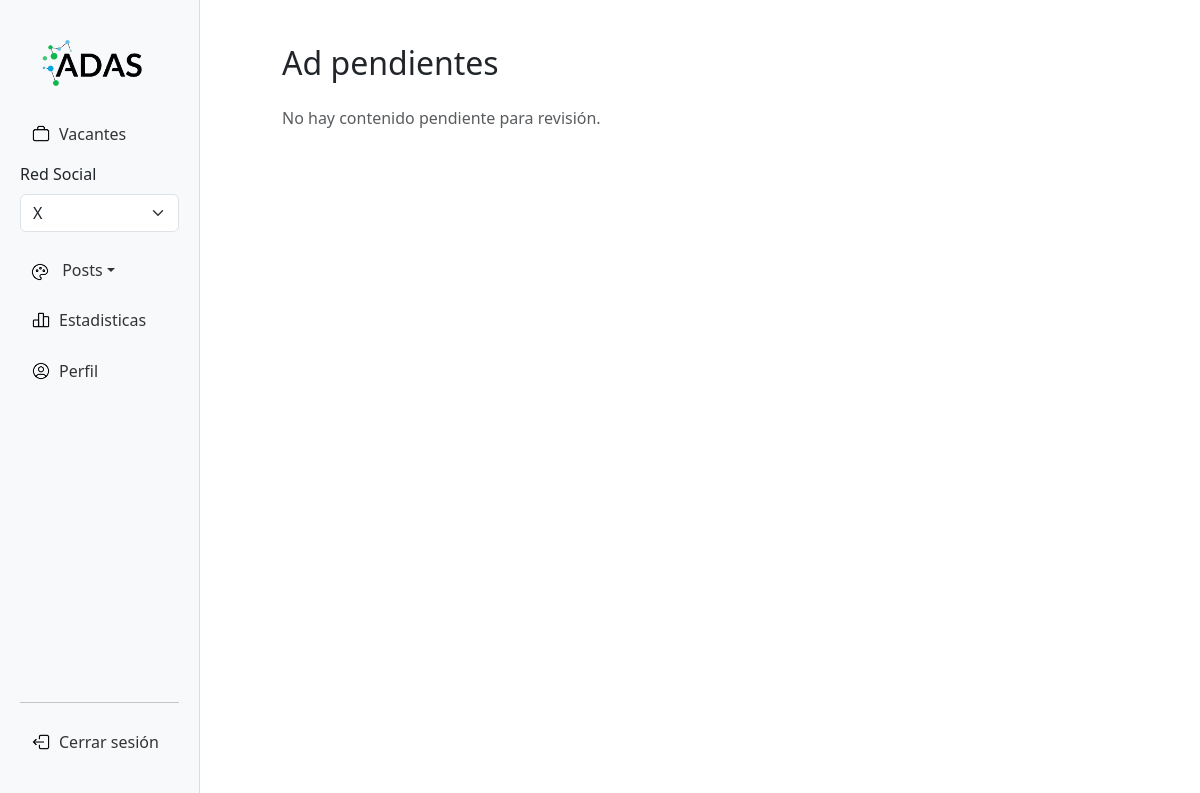
Before: /administrador/revisar/ad/pendientes/ (signed in) with the older database file.
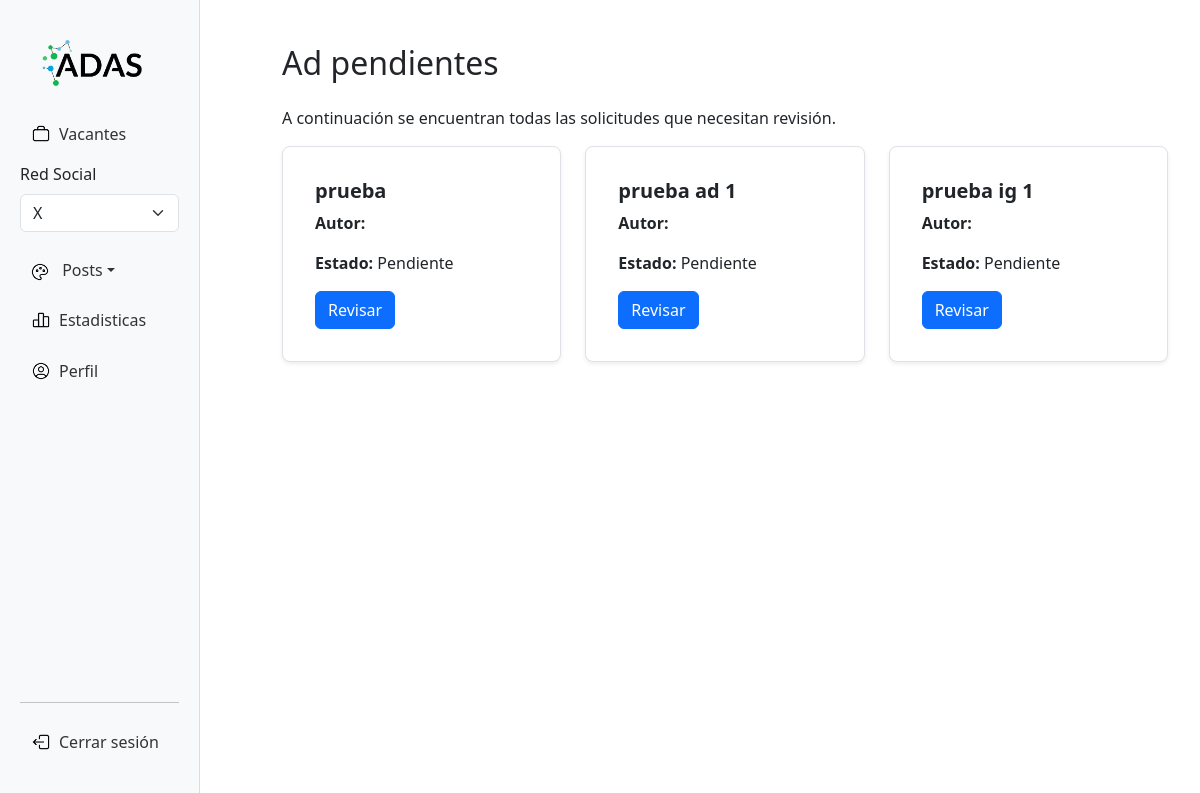
After: the same page with the newer database file.
### administrador/models.py (models this page shows, shortened)
class Ad(models.Model):
    ad_id= models.CharField(blank=True, max_length=100)
    adset_id = models.ForeignKey(AdSet, on_delete=models.CASCADE) # FK
    creative_id = models.ForeignKey(Creative, on_delete=models.CASCADE) # FK
    ESTADOS = [
        ('PENDIENTE', 'Pendiente'),
        ('APROBADO', 'Aprobado'),
        ('RECHAZADO', 'Rechazado'),
    ]
    PLATAFORMAS = [
        ('facebook', 'Facebook'),
        ('instagram', 'Instagram'),
    ]
    plataforma = models.CharField(max_length=50, choices=PLATAFORMAS, default="facebook")
    nombre = models.CharField(max_length=250)
    status = models.CharField(max_length=100, blank=True)
    revision = models.OneToOneField(Revision, on_delete=models.CASCADE, null=True, blank=True) # Campo para aprovación
    created_at = models.DateField(default=date.today)

class Revision(models.Model):
    ESTADOS = [
        ('PENDIENTE', 'Pendiente'),
        ('APROBADO', 'Aprobado'),
        ('RECHAZADO', 'Rechazado'),
    ]
    usuario = models.ForeignKey(User, on_delete=models.CASCADE, related_name='revisiones')
    estado = models.CharField(max_length=20, choices=ESTADOS, default='Pendiente')
    comentario_admin = models.TextField(blank=True, null=True, help_text="Comentario del administrador al aprobar o rechazar")
    created_at = models.DateField(default=date.today)

### administrador/views.py (the view)
# urls.py: path("revisar/<str:tipo>/pendientes/", views.revisar_contenido_pendiente, name="revisar_contenido_pendiente"),
@user_passes_test(lambda u: u.is_staff)
def revisar_contenido_pendiente(request, tipo):
    MODELOS = {
        'ad': Ad,
        'post': Post,
    }
    Modelo = MODELOS.get(tipo)
    if not Modelo:
        messages.error(request, "Tipo de contenido inválido.")
        return redirect("home")  # o donde corresponda
    contenido_pendiente = Modelo.objects.filter(revision__estado="Pendiente")
    return render(request, "contenido_pendiente.html", {
        "contenidoo": contenido_pendiente,
        "tipo": tipo
    })

### administrador/templates/contenido_pendiente.html (shortened to what this page needs)
{% extends 'panel.html' %}
{% block content %}
<div class="container mt-4">
    <h2 class="mb-4">{{ tipo|title }} pendientes</h2>
    {% if contenidoo %}
    <p>A continuación se encuentran todas las solicitudes que necesitan revisión.</p>
    <div class="row row-cols-1 row-cols-md-2 row-cols-lg-3 g-4">
        {% for contenido in contenidoo %}
        <div class="col">
            <div class="card border rounded-3 shadow-sm p-3">
                <div class="card-body">
                    {% if tipo == 'ad' %}
                    <h5 class="card-title fw-bold">{{ contenido.nombre }}</h5>
                    {% endif %}
                    <p class="card-text"><strong>Autor:</strong> {{ contenido.usuario.username }}</p>
                    <p class="card-text"><strong>Estado:</strong> {{ contenido.revision.estado }}</p>
                    {% if contenido.pk %}
                    <a href="{% url 'actualizar_estado_contenido' tipo contenido.pk %}" class="btn btn-primary">Revisar</a>
                    {% else %}
                    <span class="text-danger">Sin ID</span>
                    {% endif %}
                </div>
            </div>
        </div>
        {% endfor %}
    </div>
    {% else %}
        <p class="text-muted">No hay contenido pendiente para revisión.</p>
    {% endif %}
</div>
{% endblock content %}

### administrador/templates/panel.html (shortened to what this page needs)
{% load static %}
<!DOCTYPE html>
<html lang="es">
<head>
    <link href="https://cdn.jsdelivr.net/npm/bootstrap@5.3.0/dist/css/bootstrap.min.css" rel="stylesheet">
</head>
<body>
    <div class="sidebar">
        <nav class="navbar navbar-light bg-light">
            <div class="container">
                <a class="navbar-brand" href="/">
                    <div class="logo-container">
                        <img src="{% static 'images/Logo_ADAS.png' %}" alt="Logo ADAS">
                    </div>
                </a>
            </div>
        </nav>
            <ul class="navbar-nav">
            <a href="{% url 'vacantes' %}" class="btn btn-light">
                <img src="{% static 'images/vacante_icono.png' %}" class="icono"> Vacantes
            </a>
            <div class="mb-3">
                <label for="social-selector" class="form-label">Red Social</label>
                <select id="social-selector" class="form-select">
                    <option value="x">X</option>
                </select>
            </div>
            <li class="nav-item social-x">
                <a class="nav-link dropdown-toggle" href="#"> <img src="{% static 'images/ad_icono.png' %}" class="icono"> Posts</a>
            </li>
        </ul>
        <a href="#" class="btn btn-light">
            <img src="{% static 'images/estadisticas_icono.png' %}" class="icono"> Estadisticas
        </a>
        <a href="#" class="btn btn-light">
            <img src="{% static 'images/user_icono.png' %}" class="icono"> Perfil
        </a>
        <div class="logout-container">
            <hr>
            <a href="{% url 'logout' %}" class="btn btn-logout w-100">
                <img src="{% static 'images/logout_icono.png' %}" class="icono"> Cerrar sesión
            </a>
        </div>
    </div>
    <div class="content">
        {% block content %}
        {% endblock %}
    </div>
</body>
</html>

### administrador/templates/panel.html (style rules this page uses)
body { display: flex; height: 100vh; overflow: hidden; }
.sidebar { width: 200px; background: #f8f9fa; height: 100vh; position: fixed; padding: 20px; border-right: 1px solid #ddd; display: flex; flex-direction: column; }
.sidebar a { text-decoration: none; color: #333; display: block; padding: 10px; margin-bottom: 5px; border-radius: 5px; transition: background 0.3s ease; }
.content { margin-left: 250px; padding: 20px; width: calc(100% - 250px); overflow-y: auto; }
.logout-container { margin-top: auto; width: 100%; padding: 10px 0; }
.logo-container { width: 100px; height: 50px; overflow: hidden; border-radius: 2px; }
.logo-container img { width: 100%; height: 100%; object-fit: contain; border-radius: 2px; }
.btn-logout { background-color: transparent; border-color: transparent; text-align: left; }
.icono { width: 20px; height: 20px; margin-right: 8px; vertical-align: middle; }
.sidebar .btn { text-align: left; display: flex; align-items: center; justify-content: flex-start; width: 100%; padding: 10px; }
.sidebar .icono { width: 20px; height: 20px; margin-right: 8px; vertical-align: middle; }

Changed rows visible on the page:
added Ad: nombre "prueba", revision.estado "Pendiente", shows "Revisar"
added Ad: nombre "prueba ad 1", revision.estado "Pendiente", shows "Revisar"
added Ad: nombre "prueba ig 1", revision.estado "Pendiente", shows "Revisar"
Other visible differences:
text no longer shown: "No hay contenido pendiente para revisión."
text now shown: "A continuación se encuentran todas las solicitudes que necesitan revisión."
